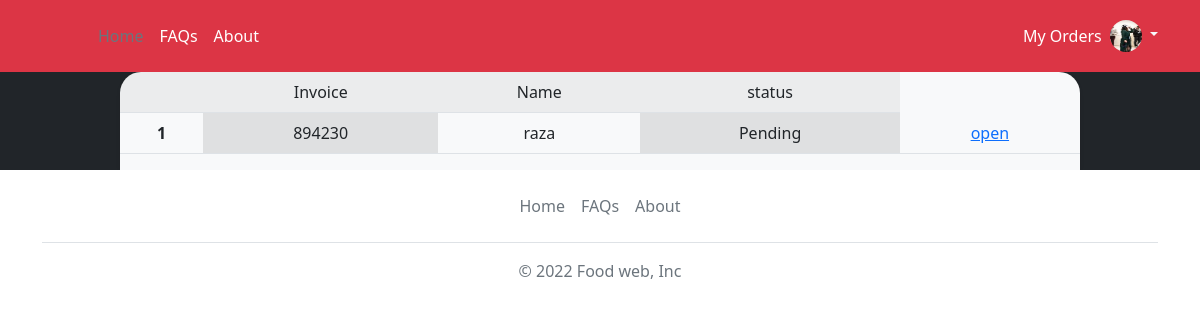
The page /my_orders (signed in) on the database its author committed.
### foodwebsite/model.py (models this page shows)
class User(db.Model , UserMixin):
    id = db.Column(db.Integer , primary_key = True)
    username = db.Column(db.String(30) , nullable = False)
    email = db.Column(db.String(50) , nullable = False , unique = True )
    image_file = db.Column(db.String(50) , nullable= False , default = 'default.png')
    password = db.Column(db.String(50) , nullable = False )
    city = db.Column(db.String(30))
    restaurant = db.relationship('Restaurant' , backref = 'author',lazy = True)
    order = db.relationship('Orders' , backref = 'order_by',lazy = True)
    cart = db.relationship('Cart' , backref = 'placed_by',lazy = True)

class Orders(db.Model):
    id = db.Column(db.Integer , primary_key = True)
    invoice = db.Column(db.Integer  ,nullable = False )
    quantity = db.Column(db.String(50) , nullable =False)
    orderStatus = db.Column(db.String(50), nullable = False ,default = 'Pending' )
    restaurant_id = db.Column(db.Integer , db.ForeignKey('restaurant.id') , nullable = False)
    user_id = db.Column(db.Integer , db.ForeignKey('user.id') , nullable = False)
    item_id = db.Column(db.Integer , db.ForeignKey('items.id') , nullable = False)

### foodwebsite/orders/routes.py (the view)
@orders.route('/my_orders')
@login_required
def my_orders():
    orders = Orders.query.filter_by(order_by = current_user).group_by('invoice')
    return render_template('my_orders.html'  , title='My Orders' , orders = orders )

### foodwebsite/model.py (called while the page is built)
@login_manager.user_loader
def user_loader(user_id):
    return User.query.get(int(user_id))

### foodwebsite/templates/my_orders.html
{% extends 'base.html' %}
{% block content %}
<div class=" ">
<div class="d-md-flex flex-md-equal ">
  <div class="bg-dark col-md-12 mx-auto   text-center text-white overflow-hidden">
    <div class="bg-light shadow-sm mx-auto" style="width: 80%; height:100%; border-radius: 21px 21px 0 0;">
      {% if orders.count() > 0 %}
        <table class="table table-striped table-hover">
          <tbody>
            <tr>
              <th scope="row"  class="table-active"></th>
              <td colspan="2" class="table-active">Invoice </td>
              <td  class="table-active">Name</td>
              <td  class="table-active">status</td>
            </tr>
            {% for order in orders %}
            <tr>
              <th scope="row ">{{ order.id  }}</th>
              <td colspan="2" class="table-active">{{order.invoice}}</td>
              <td>{{ order.order_by.username }}</td>
              <td colspan="2" class="table-active">{{order.orderStatus}}</td>
              <td colspan="2" ><a  method='POST' href="{{ url_for('orders.my_order' , inv= order.invoice) }}">open</a></td>
            </tr>
            {% endfor %}
          </tbody>
          </table>
          {% else %}
          <h1 class="text-dark">Continue Shopping</h1>
          {% endif %}
    </div>
   </div>
</div>
</div>
{% endblock %}

### foodwebsite/templates/base.html (shortened to what this page needs)
<!doctype html>
<html lang="en" >
  <head>
    <link href="https://cdn.jsdelivr.net/npm/bootstrap@5.2.0/dist/css/bootstrap.min.css" rel="stylesheet">
  </head>
  <body>
     <header class="p-3 text-bg-danger">
    <div class="container">
      <div class="d-flex flex-wrap align-items-center justify-content-center justify-content-lg-start">
        <a href="/" class="d-flex align-items-center mb-2 mb-lg-0 text-white text-decoration-none">
          <svg class="bi me-2" width="40" height="32" role="img" aria-label="Bootstrap"><use xlink:href="#bootstrap"/></svg>
        </a>
        <ul class="nav col-12 col-lg-auto me-lg-auto mb-2 justify-content-center mb-md-0">
          <li><a href="{{ url_for('views.home') }}" class="nav-link px-2 text-secondary">Home</a></li>
          <li><a href="{{ url_for('views.faqs') }}" class="nav-link px-2 text-white">FAQs</a></li>
          <li><a href="{{ url_for('views.about') }}" class="nav-link px-2 text-white">About</a></li>
        </ul>
        {% if current_user.is_authenticated %}
        <div class="row m-2"><a class="dropdown-item" href="{{ url_for('orders.my_orders') }}">My Orders</a></div>
        <div class="dropdown text-end">
          <a href="#" class="d-block link-light text-decoration-none dropdown-toggle " data-bs-toggle="dropdown" aria-expanded="false">
            <img src="{{ url_for('static' , filename='profiles/' + current_user.image_file ) }}" alt="mdo" width="32" height="32" class="rounded-circle">
          </a>
        </div>
        {% else %}
        <div class="text-end">
          <a   type="button" class="btn btn-outline-light me-2" href="{{ url_for('auth.login') }}">Login</a>
          <a type="button" class="btn btn-success" href="{{ url_for('auth.register') }}">Sign-up</a>
        </div>
        {% endif %}
      </div>
    </div>
  </header>
    {% block content %}
    {% endblock %}
    <div class="container ">
  <footer class="footer mt-auto py-3 ">
    <ul class="nav justify-content-center border-bottom pb-3 mb-3">
      <li class="nav-item"><a href="{{ url_for('views.home') }}" class="nav-link px-2 text-muted">Home</a></li>
      <li class="nav-item"><a href="{{ url_for('views.faqs') }}" class="nav-link px-2 text-muted">FAQs</a></li>
      <li class="nav-item"><a href="{{ url_for('views.about') }}" class="nav-link px-2 text-muted">About</a></li>
    </ul>
    <p class="text-center text-muted">&copy; 2022 Food web, Inc</p>
  </footer>
</div>
  </body>
</html>

### rows shown on the page
User: image_file (picture)
Orders: id "1", invoice "894230", order_by.username "raza", orderStatus "Pending"
